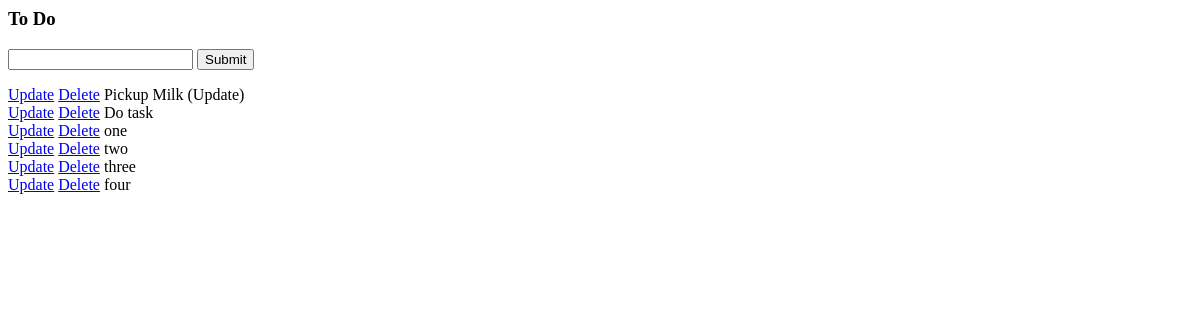
The page /todo/tasks/ on the database as committed earlier.
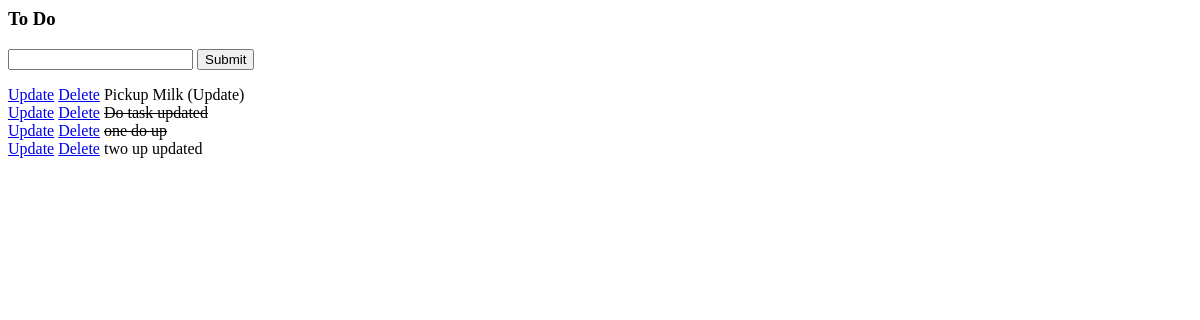
The same page on the database as committed later.
### tasks/models.py (models this page shows)
class Task(models.Model):
    title= models.CharField(max_length=200)
    complete = models.BooleanField(default=False)
    created = models.DateTimeField(auto_now_add=True)
    def __str__(self):
        return self.title

### tasks/views.py (the view)
# urls.py: path('tasks/', views.index, name='list'),
def index(request):
    tasks= Task.objects.all()
    form=TaskForm() #getting details from froms.py folder
    if request.method=='POST':
        form=TaskForm(request.POST)
        if form.is_valid():
            form.save()
        return redirect('/todo/tasks/')     # basically it is like after successful submition i have to show something
    context = {'tasks':tasks, 'form':form}
    return render(request, 'list.html', context)

### tasks/forms.py
class TaskForm(forms.ModelForm):
    class Meta:
        model=Task
        fields='__all__'

### tasks/templates/list.html (shortened to what this page needs)
<h3>To Do</h3>
<form method="POST" action="/todo/tasks/">
    {{form.title}}
    <input type="submit" name="Create task">
</form>
{%for task in tasks%}
    <div>
        <a href="{% url 'update_task' task.id %}">Update</a>
        <a href="{% url 'delete' task.id %}">Delete</a>
        {%if task.complete%}
            <strike>{{task}}</strike>
        {%else%}
            <span>{{task}}</span>
        {%endif%}
    </div>
{%endfor%}

Rows that differ between the two databases and show on the page:
removed Task: title "three"
removed Task: title "four"
changed Task: complete False → True (drawn); title "Do task" → "Do task updated"
changed Task: complete False → True (drawn); title "one" → "one do up"
changed Task: title "two" → "two up updated"
